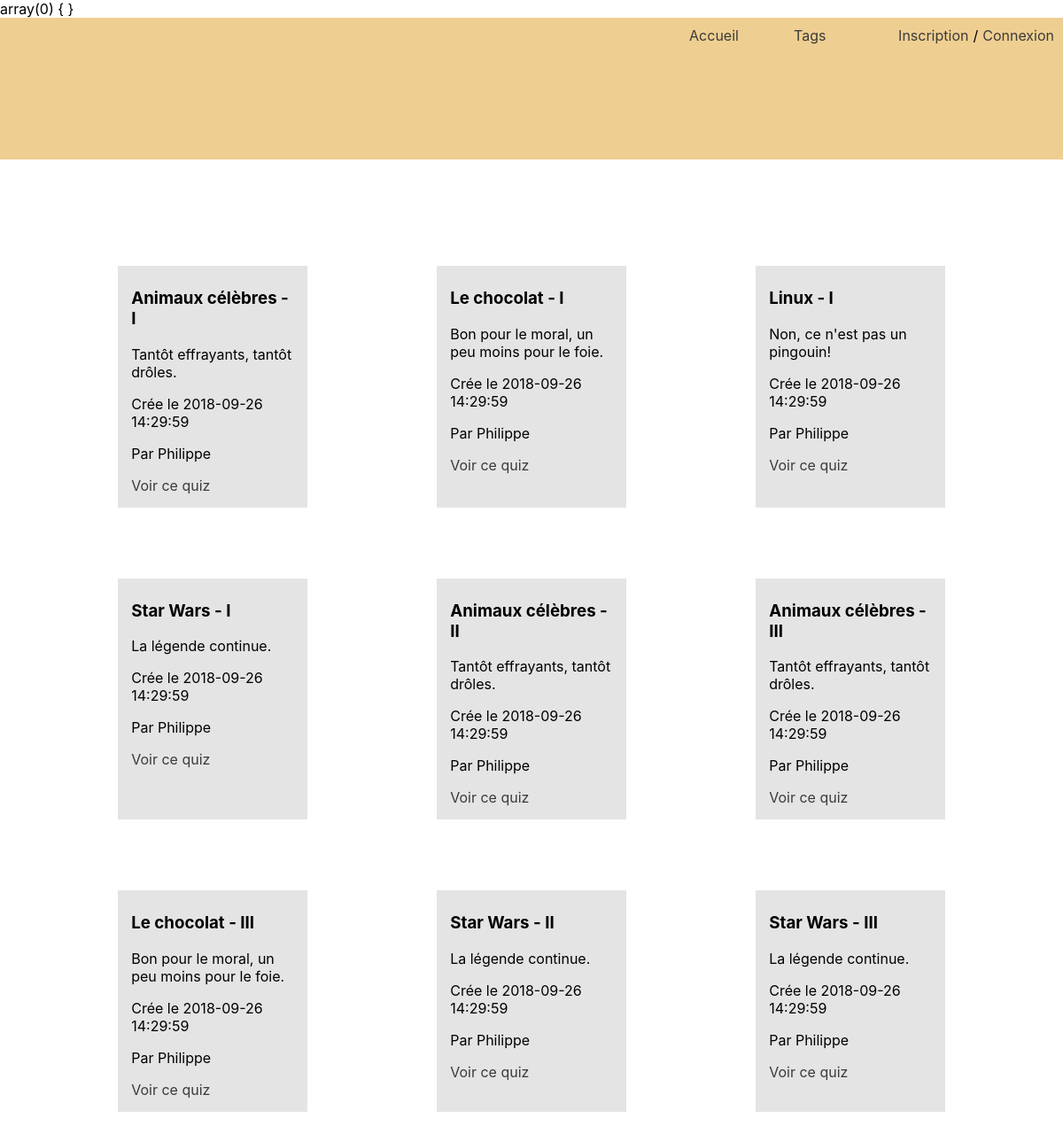
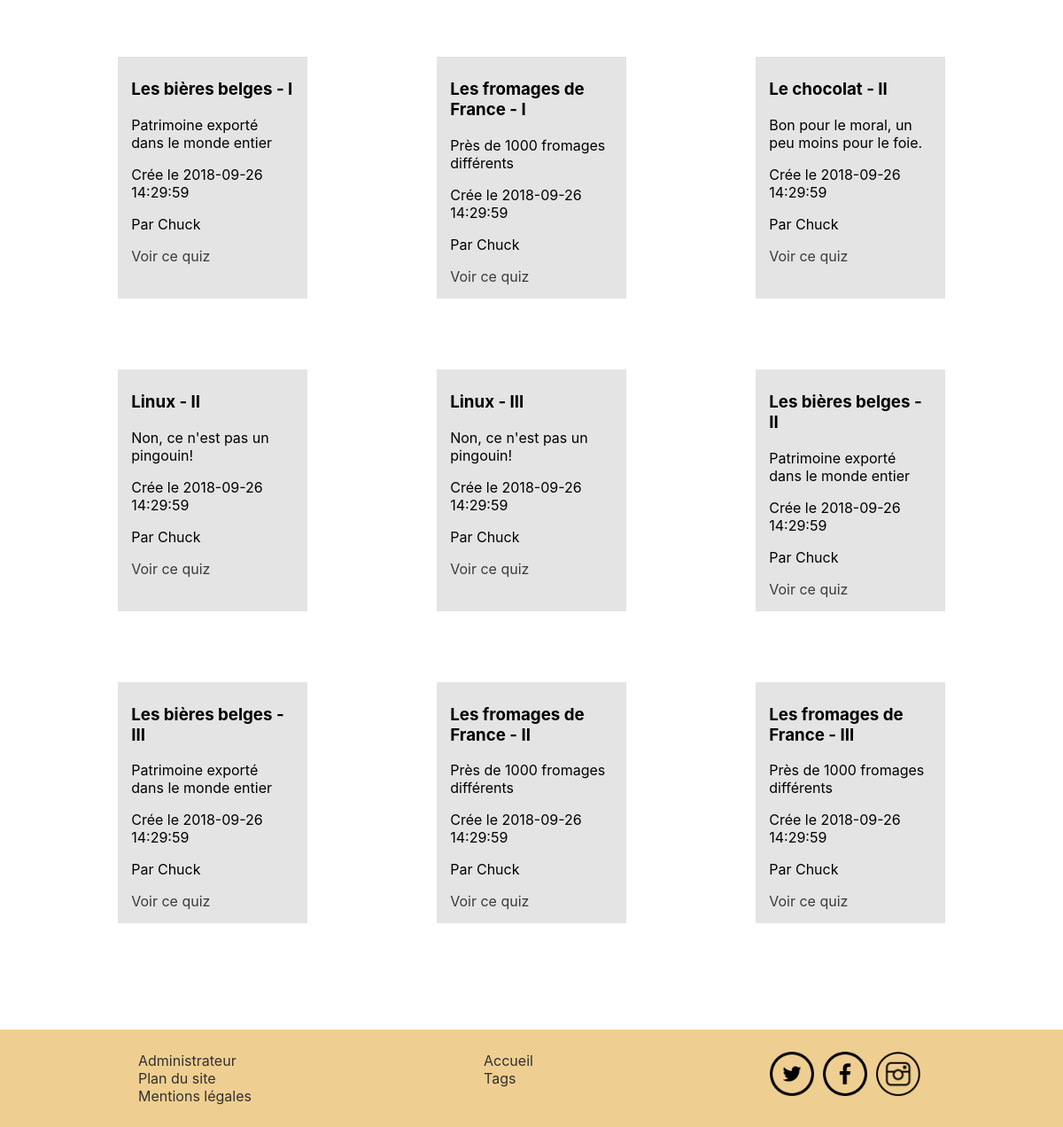
The page / on the database its author committed (2 pictures, top to bottom).
### tables this page shows
CREATE TABLE IF NOT EXISTS `quizzes` (
  `id` INT UNSIGNED NOT NULL AUTO_INCREMENT,
  `title` VARCHAR(64) NOT NULL,
  `description` VARCHAR(255) NULL,
  `status` TINYINT NOT NULL DEFAULT 0,
  `created_at` TIMESTAMP NOT NULL DEFAULT CURRENT_TIMESTAMP,
  `updated_at` TIMESTAMP NULL,
  `app_users_id` INT UNSIGNED NOT NULL,
  PRIMARY KEY (`id`),
  INDEX `fk_quizzes_app_users1_idx` (`app_users_id` ASC));

CREATE TABLE IF NOT EXISTS `app_users` (
  `id` INT UNSIGNED NOT NULL AUTO_INCREMENT,
  `email` VARCHAR(255) NOT NULL,
  `password` VARCHAR(60) NOT NULL,
  `firstname` VARCHAR(64) NULL,
  `lastname` VARCHAR(64) NULL,
  `status` TINYINT NOT NULL DEFAULT 0,
  `created_at` TIMESTAMP NOT NULL DEFAULT CURRENT_TIMESTAMP,
  `updated_at` TIMESTAMP NULL,
  PRIMARY KEY (`id`),
  UNIQUE INDEX `email_UNIQUE` (`email` ASC));

### controller/MainController.php (called while the page is built, shortened)
<?php
class MainController
{
    public function show($viewName, $viewVars = [])
    {
        include __DIR__ . '/../views/header.tpl.php';
        include __DIR__ . '/../views/' . $viewName . '.tpl.php';
        include __DIR__ . '/../views/footer.tpl.php';
    }
}

### controller/HomeController.php (called while the page is built)
<?php
class HomeController extends MainController
{
    public function index()
    {
        $DBCon = new DBData();
        $quizList = $DBCon->getAllQuizzes();
        return $this->show('body', [
            'quizzes' => $quizList
        ]);
    }
}

### model/Quiz.php (called while the page is built, shortened)
<?php
class Quiz {
    private $id;
    private $title;
    private $description;
    private $created_at;
    private $user;
    public function __construct($id, $title, $description, $status, $created_at, $updated_at, $user)
    {
        $this->id = $id;
        $this->title = $title;
        $this->description = $description;
        $this->created_at = $created_at;
        $this->user = $user;
    }
    public function getId()
    {
        return $this->id;
    }
    public function getTitle()
    {
        return $this->title;
    }
    public function getDescription()
    {
        return $this->description;
    }
    public function getCreatedAt()
    {
        return $this->created_at;
    }
    public function getUser()
    {
        return $this->user;
    }
}

### inc/DBData.php (called while the page is built, shortened)
<?php
class DBData
{
    private $dbh;
    public function __construct()
    {
        $configData = parse_ini_file(__DIR__ . '/../config.conf');
        try {
            $this->dbh = new PDO(
                "mysql:host={$configData['DB_HOST']};dbname={$configData['DB_NAME']};charset=utf8",
                $configData['DB_USERNAME'],
                $configData['DB_PASSWORD'],
                array(PDO::ATTR_ERRMODE => PDO::ERRMODE_WARNING)
            );
        } catch (\Exception $exception) {
            echo 'Erreur de connexion...<br>';
            echo $exception->getMessage() . '<br>';
            echo '<pre>';
            echo $exception->getTraceAsString();
            echo '</pre>';
            exit;
        }
    }
    public function getAllQuizzes()
    {
        $sql = '
        SELECT quizzes.id, quizzes.title, quizzes.description, quizzes.status, quizzes.created_at, quizzes.updated_at,
        app_users.firstname as firstName, app_users.lastname as lastName, app_users.email as email, app_users.password as password
        FROM quizzes
        JOIN app_users ON quizzes.app_users_id = app_users.id
        ';
        $quizzesList = $this->dbh->query($sql)->fetchAll(PDO::FETCH_ASSOC);
        foreach ($quizzesList as $quizzes) {
            $quizzesObject[] = new Quiz(
                $quizzes['id'],
                $quizzes['title'],
                $quizzes['description'],
                $quizzes['status'],
                $quizzes['created_at'],
                $quizzes['updated_at'],
                $quizzes['firstName'],
                $quizzes['lastName'],
                $quizzes['email'],
                $quizzes['password'],
            );
        }
        return $quizzesObject;
    }
}

### views/body.tpl.php (the view, shortened to what this page needs)
<div class="container">
        <?php foreach ($viewVars['quizzes'] as $quiz) : ?>
        <div class="card">
                <h3 class="card-title"><?= $quiz->getTitle() ?></h3>
                <p class="card-text"><?= $quiz->getDescription() ?></p>
                <p class="card-text">Crée le <?= $quiz->getCreatedAt() ?></p>
                <p class="card-text">Par <?= $quiz->getUser() ?></p>
                <a href="quiz?id=<?= $quiz->getId() ?>" class="card-link">Voir ce quiz</a>
        </div>
        <?php endforeach; ?>
</div>

### index.php (shortened to what this page needs)
<?php
require __DIR__ . '/model/Quiz.php';
require __DIR__ . '/inc/DBData.php';
require __DIR__ . '/controller/MainController.php';
require __DIR__ . '/controller/HomeController.php';
$homeController = new HomeController();
$quizController = new QuizController();
$tagController = new TagController();
$loginController = new LoginController();
if (isset($_GET['_url'])) {
    $url = $_GET['_url'];
} else {
    $url = '/';
}
if ($url === '/' || $url === '/accueil') {
    $homeController->index();
} else if ($url === '/quiz') {
    $quizController->index();
} else if ($url === '/quizQuestions') {
    $quizController->questionsByQuiz();
} else if ($url === '/quizAnswers') {
    $quizController->GoodAnswersByQuiz();
}  else if ($url === '/tags') {
    $tagController->index();
} else if ($url === '/tag') {
    $quizController->quizByTag();
} else if ($url === '/profil') {
    $loginController->Profil();
} else if ($url === '/profiladmin') {
    $loginController->ProfilAdmin();
} else if ($url === '/postLogin') {
    $loginController->login();
} else if ($url === '/postLoginAdmin') {
    $loginController->loginAdmin();
} else if ($url === '/login') {
    $loginController->index();
} else if ($url === '/loginAdmin') {
    $loginController->indexAdmin();
} else if ($url === '/admin') {
    $quizController->Admin();
} else if ($url === '/modif-formQuiz') {
    if(isset($_SESSION['admin'])) {
    $quizController->QuizModification();
    } else {
        header('location: accueil');
    }
} else if ($url === '/modif-formTag') {
    if(isset($_SESSION['admin'])) {
    $quizController->TagModification();
    } else {
        header('location: accueil');
    }
} else if ($url === '/modif-formQuestion') {
    if(isset($_SESSION['admin'])) {
    $quizController->QuestionModification();
    } else {
        header('location: accueil');
    }
} else {
    http_response_code(404);
}

### views/header.tpl.php (shortened to what this page needs)
<?php
var_dump($_SESSION);?>
<!DOCTYPE html>
<html lang="en">
<head>
    <link rel="stylesheet" href="./assets/css/body.css">
</head>
<body>
    <header>
        <nav>
            <ul>
                <li class="home_tag">
                    <a href="index.php">Accueil</a>
                </li>
                <li class="home_tag">
                    <a href="tags">Tags</a>
                </li><?php
                if (isset($_SESSION['user'])) {
                echo "
                <li class='connect_profil'>
                    <a href='profil'>Mon Compte</a>
                    <a href='./logout.php'>Déconnexion</a>
                </li>";
                } elseif (isset($_SESSION['admin'])) {
                    echo "
                    <li class='connect_profil'>
                        <a href='profiladmin'>Mon Compte</a>
                        <a href='./logout.php'>Déconnexion</a>
                    </li>";
                } else {
                    echo "<li>
                    <a href='inscription.php'>Inscription</a>
                </li>
                <li class='inscription_connexion'>/</li>
                <li>
                    <a href='login'>Connexion</a>
                </li>";
                }
                ?>
            </ul>
        </nav>
    </header>

### views/footer.tpl.php (shortened to what this page needs)
<footer>
    <div class="footer_nav">
            <div class="links1">
            <?php if(isset($_SESSION['admin'])) : ?>
            <a href="profiladmin">Administrateur</a>
            <?php else : ?>
            <a href="loginAdmin">Administrateur</a>
            <?php endif; ?>
                    <a href="#">Plan du site</a>
                    <a href="./">Mentions légales</a>
            </div>
            <div class="links2">
                    <a href="formation.html">Accueil</a>
                    <a href="projet.html">Tags</a>
            </div>
            <div class="social">
                <a href="https://www.twitter.com/"><img src="./assets/img/twitter-outline-black.png" alt="logo instagram"></a>
                <a href="https://www.fr-fr.facebook.com/"><img src="./assets/img/facebook-outline-black.png" alt="logo facebook"></a>
                <a href="https://www.instagram.com/"><img src="./assets/img/instagram-outline-black.png" alt="logo twitter"></a>
            </div>
        </div>
    </footer>
</body>
</html>

### assets/css/body.css (style rules this page uses)
body { margin: 0; padding: 0; font-family:-apple-system, BlinkMacSystemFont, 'Segoe UI', Roboto, Oxygen, Ubuntu, Cantarell, 'Open Sans', 'Helvetica Neue', sans-serif; }
header { background-color:#EFCF91; height:10em; margin-bottom:5em; }
ul { margin: 0; padding: 10px; display:flex; justify-content: end; }
li { list-style: none; }
.home_tag { width:10%; }
.inscription_connexion { margin:0 5px; }
a { color:rgb(59, 59, 59); text-decoration:none; }
.container { display:flex; justify-content:space-around; width:90%; margin:0 auto; flex-wrap:wrap; }
.card { width:17%; margin: 40px 5%; background-color:rgb(228, 228, 228); padding:15px; }
h3 { margin-top:10px; }
footer { bottom: 0; padding: 25px; background-color: #EFCF91; margin-top:5em; }
.footer_nav { display: flex; justify-content:space-around; }
.footer_nav > div { margin: 0 50px; }
.footer_nav .links1 a { display: block; text-decoration: none; color:rgb(49, 49, 49); }
.footer_nav .links2 a { display: block; text-decoration: none; color:rgb(49, 49, 49); }
.social { display: flex; }
.social a { margin: 0 5px; }
.social img { width:50px; height:50px; }

### rows shown on the page
quizzes: title "Animaux célèbres - I", description "Tantôt effrayants, tantôt drôles.", created_at "2018-09-26 14:29:59", app_users.firstname "Philippe"
quizzes: title "Le chocolat - I", description "Bon pour le moral, un peu moins pour le foie.", created_at "2018-09-26 14:29:59", app_users.firstname "Philippe"
quizzes: title "Linux - I", description "Non, ce n'est pas un pingouin!", created_at "2018-09-26 14:29:59", app_users.firstname "Philippe"
quizzes: title "Star Wars - I", description "La légende continue.", created_at "2018-09-26 14:29:59", app_users.firstname "Philippe"
quizzes: title "Animaux célèbres - II", description "Tantôt effrayants, tantôt drôles.", created_at "2018-09-26 14:29:59", app_users.firstname "Philippe"
quizzes: title "Animaux célèbres - III", description "Tantôt effrayants, tantôt drôles.", created_at "2018-09-26 14:29:59", app_users.firstname "Philippe"
quizzes: title "Le chocolat - III", description "Bon pour le moral, un peu moins pour le foie.", created_at "2018-09-26 14:29:59", app_users.firstname "Philippe"
quizzes: title "Star Wars - II", description "La légende continue.", created_at "2018-09-26 14:29:59", app_users.firstname "Philippe"
quizzes: title "Star Wars - III", description "La légende continue.", created_at "2018-09-26 14:29:59", app_users.firstname "Philippe"
quizzes: title "Les bières belges - I", description "Patrimoine exporté dans le monde entier", created_at "2018-09-26 14:29:59", app_users.firstname "Chuck"
quizzes: title "Les fromages de France - I", description "Près de 1000 fromages différents", created_at "2018-09-26 14:29:59", app_users.firstname "Chuck"
quizzes: title "Le chocolat - II", description "Bon pour le moral, un peu moins pour le foie.", created_at "2018-09-26 14:29:59", app_users.firstname "Chuck"
quizzes: title "Linux - II", description "Non, ce n'est pas un pingouin!", created_at "2018-09-26 14:29:59", app_users.firstname "Chuck"
quizzes: title "Linux - III", description "Non, ce n'est pas un pingouin!", created_at "2018-09-26 14:29:59", app_users.firstname "Chuck"
quizzes: title "Les bières belges - II", description "Patrimoine exporté dans le monde entier", created_at "2018-09-26 14:29:59", app_users.firstname "Chuck"
quizzes: title "Les bières belges - III", description "Patrimoine exporté dans le monde entier", created_at "2018-09-26 14:29:59", app_users.firstname "Chuck"
quizzes: title "Les fromages de France - II", description "Près de 1000 fromages différents", created_at "2018-09-26 14:29:59", app_users.firstname "Chuck"
quizzes: title "Les fromages de France - III", description "Près de 1000 fromages différents", created_at "2018-09-26 14:29:59", app_users.firstname "Chuck"
